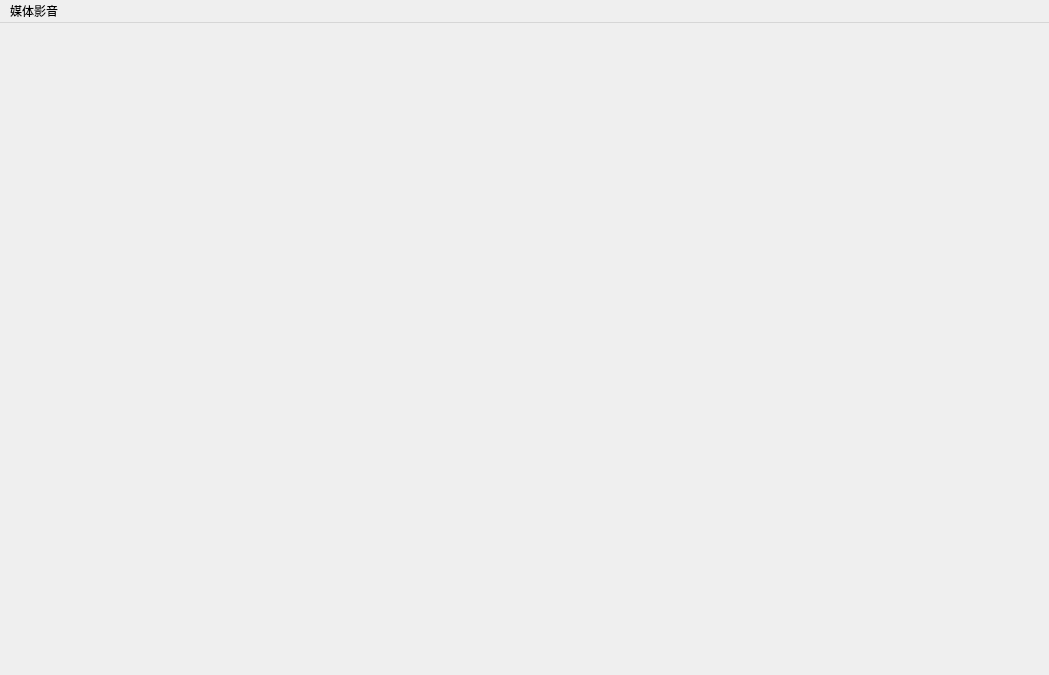
<?xml version="1.0" encoding="UTF-8"?>
<ui version="4.0">
 <class>MainWindow</class>
 <widget class="QMainWindow" name="MainWindow">
  <property name="geometry">
   <rect>
    <x>0</x>
    <y>0</y>
    <width>1049</width>
    <height>675</height>
   </rect>
  </property>
  <property name="mouseTracking">
   <bool>true</bool>
  </property>
  <property name="windowTitle">
   <string>MainWindow</string>
  </property>
  <widget class="QWidget" name="centralwidget"/>
  <widget class="QMenuBar" name="menubar">
   <property name="geometry">
    <rect>
     <x>0</x>
     <y>0</y>
     <width>1049</width>
     <height>26</height>
    </rect>
   </property>
   <widget class="QMenu" name="menu">
    <property name="title">
     <string>媒体影音</string>
    </property>
    <widget class="QMenu" name="menuwenjian">
     <property name="title">
      <string>文件</string>
     </property>
     <property name="icon">
      <iconset>
       <normaloff>../../图标库/dakai.ico</normaloff>../../图标库/dakai.ico</iconset>
     </property>
     <addaction name="actiondakaiwenjian"/>
     <addaction name="actiondakaiwenjianjia"/>
    </widget>
    <widget class="QMenu" name="menugongju">
     <property name="title">
      <string>工具</string>
     </property>
     <property name="icon">
      <iconset>
       <normaloff>../../图标库/gongju.ico</normaloff>../../图标库/gongju.ico</iconset>
     </property>
     <addaction name="actionjietu"/>
    </widget>
    <widget class="QMenu" name="menubofang">
     <property name="title">
      <string>播放</string>
     </property>
     <property name="icon">
      <iconset>
       <normaloff>../../图标库/bofang.ico</normaloff>../../图标库/bofang.ico</iconset>
     </property>
     <addaction name="actionquanping"/>
    </widget>
    <widget class="QMenu" name="menushezhi">
     <property name="title">
      <string>设置</string>
     </property>
     <property name="icon">
      <iconset>
       <normaloff>../../图标库/shezhi.ico</normaloff>../../图标库/shezhi.ico</iconset>
     </property>
     <addaction name="actionbofangshezhi"/>
     <addaction name="actionrejianshezhi"/>
     <addaction name="actionshengyinshezhi"/>
     <addaction name="actionhuamianshezhi"/>
    </widget>
    <addaction name="separator"/>
    <addaction name="menuwenjian"/>
    <addaction name="separator"/>
    <addaction name="menubofang"/>
    <addaction name="separator"/>
    <addaction name="menugongju"/>
    <addaction name="separator"/>
    <addaction name="menushezhi"/>
   </widget>
   <addaction name="menu"/>
  </widget>
  <action name="actiondakaiwenjian">
   <property name="text">
    <string>打开文件</string>
   </property>
   <property name="shortcut">
    <string>Ctrl+O</string>
   </property>
  </action>
  <action name="actiondakaiwenjianjia">
   <property name="text">
    <string>打开文件夹</string>
   </property>
  </action>
  <action name="actionjietu">
   <property name="text">
    <string>截图</string>
   </property>
   <property name="shortcut">
    <string>Alt+A</string>
   </property>
  </action>
  <action name="actionquanping">
   <property name="text">
    <string>全屏</string>
   </property>
   <property name="shortcut">
    <string>Space</string>
   </property>
  </action>
  <action name="actionbofangshezhi">
   <property name="text">
    <string>播放设置</string>
   </property>
  </action>
  <action name="actionrejianshezhi">
   <property name="text">
    <string>热键设置</string>
   </property>
  </action>
  <action name="actionshengyinshezhi">
   <property name="text">
    <string>声音设置</string>
   </property>
  </action>
  <action name="actionhuamianshezhi">
   <property name="text">
    <string>画面设置</string>
   </property>
  </action>
 </widget>
 <resources/>
 <connections/>
</ui>
